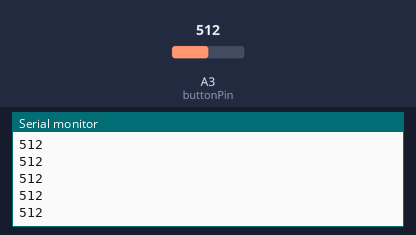
A sketch run on a simulated Arduino Uno, built with avr-gcc and run on an emulated ATmega328P. Shown: the last lines printed to the serial monitor. Inputs (shaded band) come from the test bench; at power-on: A3 (buttonPin) = 512.

Above: at 1.2 s.
1.3 s: A3 (buttonPin) set to 716
At 1.68 s:
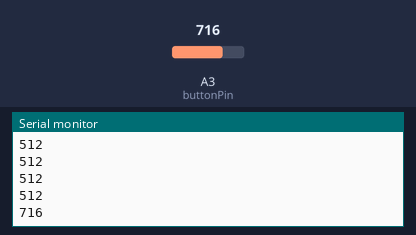
2.8 s: A3 (buttonPin) set to 900
At 2.93 s:
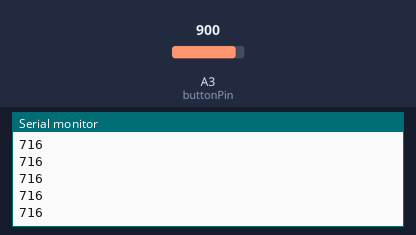
Timing chart, 0 to 5.8 s (numbered marks = the images above; inputs shaded):
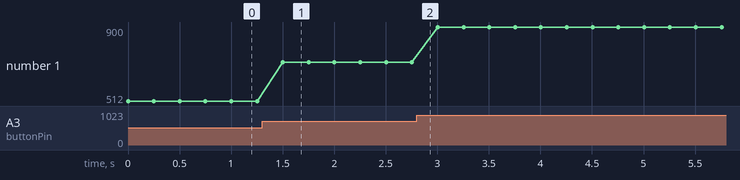

Measured:
- after the input at 1.3 s, the serial monitor: prints a new line after 0.20 s (image 1)
- plotted number 1: 512 → 716 after the input at 1.3 s, 716 → 900 after the input at 2.8 s

The sketch:

_20140213______.ino
```cpp
int buttonPin = 3;

void setup() {
  Serial.begin(9600);
  pinMode(buttonPin, INPUT);
}

void loop() {

int val = 0;
val = analogRead(buttonPin);
Serial.println(val);
delay(250);

}
```
